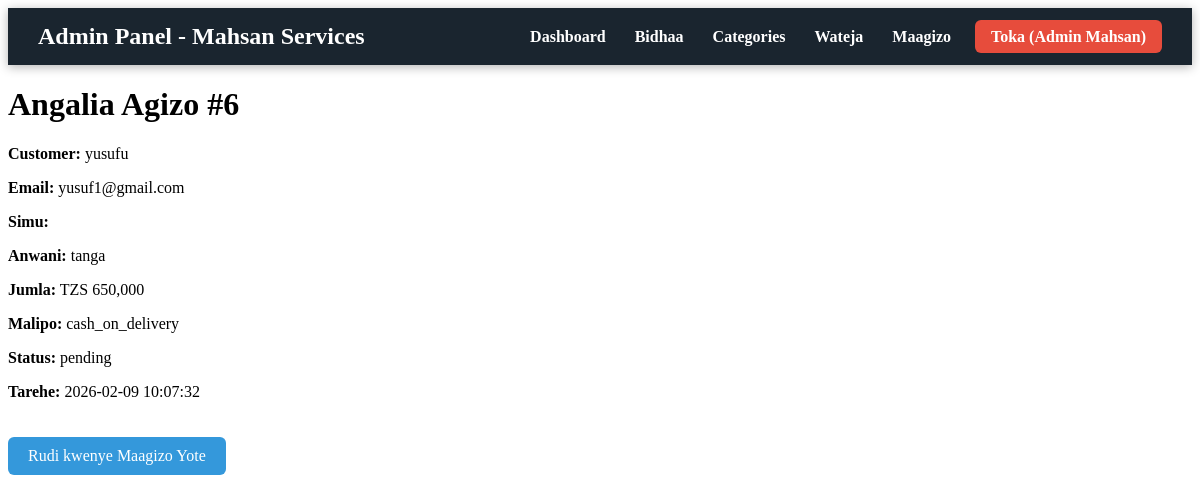
/frontend/admin/view_order.php?id=6 (signed in), run on the app's committed database.
### tables this page shows
CREATE TABLE `orders` (
  `id` int(11) NOT NULL,
  `user_id` int(11) NOT NULL,
  `total_amount` decimal(10,2) NOT NULL,
  `status` enum('pending','paid','processing','shipped','delivered','cancelled') DEFAULT 'pending',
  `payment_method` enum('cash_on_delivery','mpesa') DEFAULT 'cash_on_delivery',
  `address` text NOT NULL,
  `phone` varchar(20) NOT NULL,
  `created_at` timestamp NOT NULL DEFAULT current_timestamp(),
  `updated_at` timestamp NOT NULL DEFAULT current_timestamp() ON UPDATE current_timestamp()
);

CREATE TABLE `users` (
  `id` int(11) NOT NULL,
  `role_id` int(11) NOT NULL DEFAULT 2,
  `full_name` varchar(120) NOT NULL,
  `email` varchar(150) NOT NULL,
  `phone` varchar(20) DEFAULT NULL,
  `password` varchar(255) NOT NULL,
  `created_at` timestamp NOT NULL DEFAULT current_timestamp()
);

### frontend/admin/view_order.php (the view, shortened to what this page needs)
<?php
require_once '../../config/database.php';
include 'admin_header.php';
$order_id = (int)($_GET['id'] ?? 0);
$order_result = mysqli_query($conn, "SELECT o.*, u.full_name, u.email, u.phone
                                     FROM orders o
                                     JOIN users u ON o.user_id = u.id
                                     WHERE o.id = $order_id");
$order = mysqli_fetch_assoc($order_result);
?>
<div class="container">
    <h1>Angalia Agizo #<?= $order['id'] ?></h1>
    <p><strong>Customer:</strong> <?= htmlspecialchars($order['full_name']) ?></p>
    <p><strong>Email:</strong> <?= htmlspecialchars($order['email']) ?></p>
    <p><strong>Simu:</strong> <?= htmlspecialchars($order['phone']) ?></p>
    <p><strong>Anwani:</strong> <?= htmlspecialchars($order['address']) ?></p>
    <p><strong>Jumla:</strong> TZS <?= number_format($order['total_amount']) ?></p>
    <p><strong>Malipo:</strong> <?= htmlspecialchars($order['payment_method']) ?></p>
    <p><strong>Status:</strong> <?= htmlspecialchars($order['status']) ?></p>
    <p><strong>Tarehe:</strong> <?= $order['created_at'] ?></p>
    <a href="orders.php" style="display:inline-block; margin-top:20px; background:#3498db; color:white; padding:10px 20px; border-radius:6px; text-decoration:none;">Rudi kwenye Maagizo Yote</a>
</div>

### data on the page
orders: id "6", user.full_name "yusufu", user.email "yusuf1@gmail.com", address "tanga", total_amount "650,000", payment_method "cash_on_delivery", status "pending", created_at "2026-02-09 10:07:32"

### other printed values
$full_name "Admin Mahsan"
